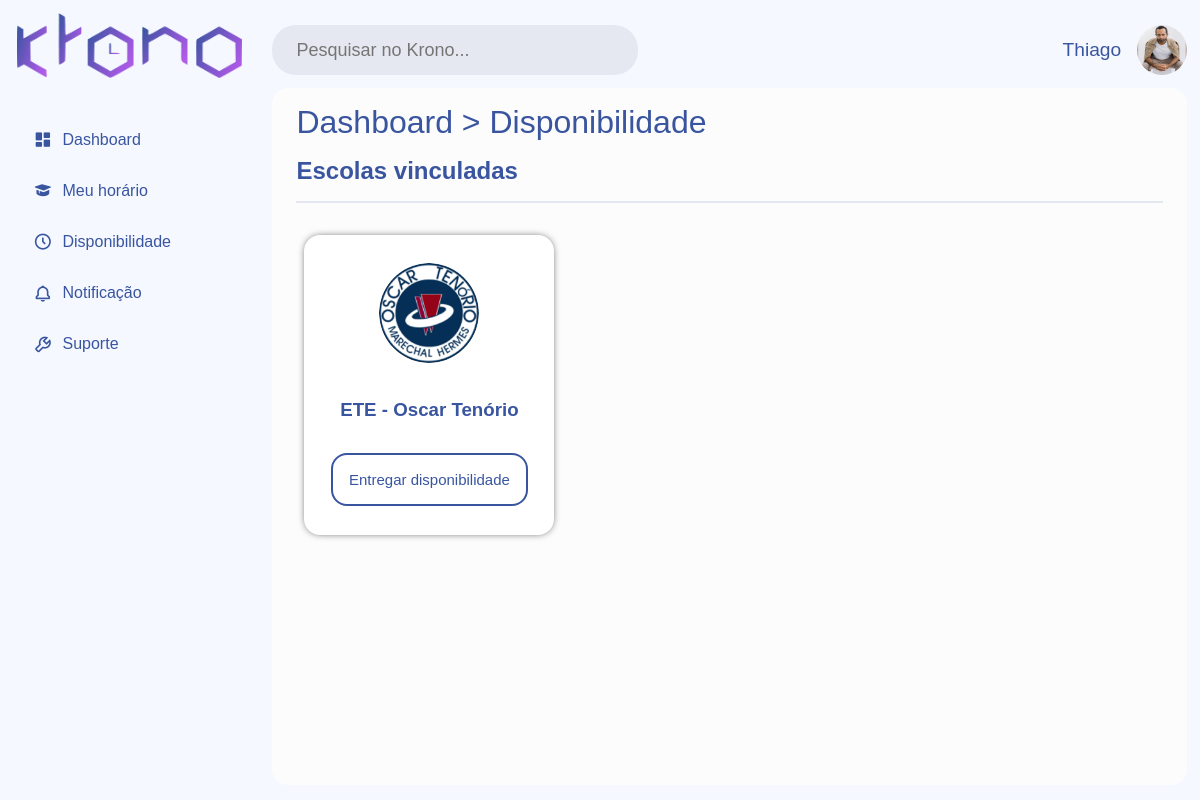
The app's page /index.php?page=disponibilidade_professor (signed in) with its own data.
### tables this page shows
CREATE TABLE vinculo_prof_esc (
	id_escola INT NOT NULL,
	id_professor INT NOT NULL,
	PRIMARY KEY (id_escola, id_professor),
	FOREIGN KEY (id_escola) REFERENCES escola (id_escola),
	FOREIGN KEY (id_professor) REFERENCES professor (id_professor)
);

create table usuario (
id_usuario INT NOT NULL AUTO_INCREMENT PRIMARY KEY,
nome_usuario VARCHAR(100) NOT NULL,
senha_usuario VARCHAR(100) NOT NULL,
dt_cadastro_usuario DATE,
status_usuario CHAR(1),
nivel_usuario CHAR(1),
foto_usuario VARCHAR(100)
);

create table escola (
id_escola INT NOT NULL AUTO_INCREMENT PRIMARY KEY,
nome_escola VARCHAR(100) NOT NULL,
nome_responsavel VARCHAR(100) NOT NULL,
cnpj CHAR(14) NOT NULL,
email VARCHAR(100) NOT NULL,
telefone VARCHAR(20) NOT NULL,
cep CHAR(9),
numero VARCHAR(100) NOT NULL,
complemento VARCHAR(100) NOT NULL,			
id_usuario INT,
FOREIGN KEY (cep) REFERENCES localidade(cep),
FOREIGN KEY (id_usuario) REFERENCES usuario(id_usuario)
);

### index.php (called while the page is built, shortened)
<?php
    require_once 'ASSETS/head.php';
    require_once 'ASSETS/channelPages.php';
    require_once 'ASSETS/footer.php';
?>

### PAGES/DISPONIBILIDADE/dispoListaEsc.php (the view, shortened to what this page needs)
<link rel="stylesheet" href="CSS/dashboard.css">
<link rel="stylesheet" href="CSS/sidebar.css">
<link rel="stylesheet" href="CSS/topbar.css">
<link rel="stylesheet" href="CSS/content.css">
<link rel="stylesheet" href="CSS/crud.css">
<link rel="stylesheet" href="CSS/mensagens.css">
<link rel="stylesheet" href="CSS/cards.css">
<?php
require_once 'PAGES/COMPONENTS/sidebar.php';
?>
<div class="content">
    <?php
        require_once 'PAGES/COMPONENTS/topbar.php';
        $sql = "SELECT id_professor FROM professor WHERE id_usuario = :id_usuario";
        $query = $conexao->prepare($sql);
        $query->bindValue(':id_usuario', $_SESSION['id_usuario'], PDO::PARAM_INT);
        $query->execute();
        $dadosUsu = $query->fetch(PDO::FETCH_ASSOC);
        $id_professor = $dadosUsu['id_professor'];
    ?>
    <div class="container">
        <h1 class="title-page"><a href="?page=dashboard">Dashboard</a> > <a href="?page=disponibilidade_professor">Disponibilidade</a></h1>
        <div class="head-crud">
            <h2>Escolas vinculadas</h2>
        </div>
        <div class="content-cards">
            <?php
                $sql = "SELECT id_escola FROM vinculo_prof_esc WHERE id_professor = :id_professor";
                $query = $conexao->prepare($sql);
                $query->bindValue(':id_professor', $id_professor, PDO::PARAM_INT);
                $query->execute();
                $escolas = $query->fetchAll(PDO::FETCH_ASSOC);
                foreach ($escolas as $escola):
                      $sql = "SELECT COUNT(*) AS total FROM grade_disp_prof WHERE id_professor = :id_professor AND id_escola = :id_escola";
                      $query = $conexao->prepare($sql);
                      $query->bindValue(':id_professor', $id_professor, PDO::PARAM_INT);
                      $query->bindValue(':id_escola', $escola['id_escola'], PDO::PARAM_INT);
                      $query->execute();
                      $resultado = $query->fetch(PDO::FETCH_ASSOC);
                      $disponibilidadeEntregue = $resultado['total'] > 0;
            ?>
            <div class="card-esc">
                <?php
                    $sql = "SELECT nome_escola, id_usuario FROM escola WHERE id_escola = :id_escola";
                    $query = $conexao->prepare($sql);
                    $query->bindValue(':id_escola', $escola['id_escola'], PDO::PARAM_INT);
                    $query->execute();
                    $dadosEsc = $query->fetch(PDO::FETCH_ASSOC);
                    if (isset($dadosEsc['id_usuario'])) {
                        $sql = "SELECT foto_usuario FROM usuario WHERE id_usuario = :id_usuario";
                        $query = $conexao->prepare($sql);
                        $query->bindValue(':id_usuario', $dadosEsc['id_usuario'], PDO::PARAM_INT);
                        $query->execute();
                        $dadosUsu = $query->fetch(PDO::FETCH_ASSOC);
                        $foto_escola = $dadosUsu['foto_usuario'];
                    }
                ?>
                <figure>
                    <img src="IMG/UPLOADS/<?php echo $foto_escola; ?>" alt="<?php echo $dadosEsc['nome_escola']; ?>">
                </figure>
                <h3><?php echo $dadosEsc['nome_escola'] ?></h3>
                <?php if ($disponibilidadeEntregue): ?>
                    <a href="?page=orientacoes&id_escola=<?php echo $escola['id_escola']; ?>" class="btn-card">Refazer disponibilidade</a>
                <?php else: ?>
                    <a href="?page=orientacoes&id_escola=<?php echo $escola['id_escola']; ?>" class="btn-card">Entregar disponibilidade</a>
                <?php endif; ?>
            </div>
            <?php endforeach; ?>
        </div>
    </div>
</div>

### CSS/style.css (style rules this page uses)
:root { --corPrincipal01: #3955A0; --corPrincipal02: #A033E3; --corPrincipal03: #FFD43C; --corPrincipal04: #F39F1B; --sucess: #4CAF50; --alert: #e49a23; --danger: #D32F2F; --notifier: #A033E3; --hover-corPrincipal01: #24376A; --hover-corPrincipal02: #C361FF; --hover-corPrincipal04: #C78216; --light-corPrincipal01: #3954a0b2; --light-corPrincipal02: #a033e3a1; --branco: #f5f8ff; --cinza: #e5e8f0; --cinza-escuro: #acb0b9; --preto: #03060f; --light-preto: #03060f2d; --fonteTitulo: 'Rubik', sans-serif; --fonteCorpo: 'Jost', sans-serif; }
* { padding: 0; border: 0; margin: 0; text-decoration: none; list-style: none; outline: none; box-sizing: border-box; }
html, body { width: 100%; }
body { background: var(--branco); }

### CSS/content.css (style rules this page uses)
.content { padding: 0.8rem; width: 85%; height: 100vh; }
.container { width: 100%; height: 90%; background: #fcfcfc; border-radius: 1rem; padding: 1rem 1.5rem; display: flex; flex-direction: column; gap: 1rem; }
.container .title-page { font-family: var(--fonteTitulo); font-weight: 500; color: var(--corPrincipal01); }
.container .title-page a { color: var(--corPrincipal01); border-radius: 1rem; transition: .2s ease-in-out; }

### CSS/crud.css (style rules this page uses)
.head-crud { display: flex; justify-content: space-between; align-items: center; margin-bottom: -0.5rem; font-family: var(--fonteTitulo); color: var(--corPrincipal01); padding-bottom: 1rem; margin-bottom: 0.5rem; border-bottom: 2px solid var(--cinza); }

### CSS/cards.css (style rules this page uses)
.content-cards { width: 100%; height: 50%; display: flex; flex-wrap: wrap; gap: 1rem; padding: 0.5rem; }
.card-esc { -webkit-box-shadow: 0px 0px 8px -3px rgba(3,6,15,1); -moz-box-shadow: 0px 0px 8px -3px rgba(3,6,15,1); box-shadow: 0px 0px 8px -3px rgba(3,6,15,1); border-radius: 1rem; width: 250px; height: 300px; background: #fff; padding: 1rem; display: flex; gap: 2rem; flex-direction: column; justify-content: center; align-items: center; }
.card-esc figure { width: 100px; }
.card-esc figure img { border-radius: 50%; width: 100%; }
.card-esc h3 { font-family: var(--fonteTitulo); color: var(--corPrincipal01); }
.card-esc .btn-card { padding: 1rem; font-size: 15px; font-family: var(--fonteTitulo); font-weight: 500; color: var(--corPrincipal01); border: 2px solid var(--corPrincipal01); border-radius: 1rem; transition: .2s ease-in-out; }

### records on screen
vinculo_prof_esc: usuario.foto_usuario (picture), id_escola.nome_escola "ETE - Oscar Tenório"

### other values on screen
$nome_usuario "Thiago"
